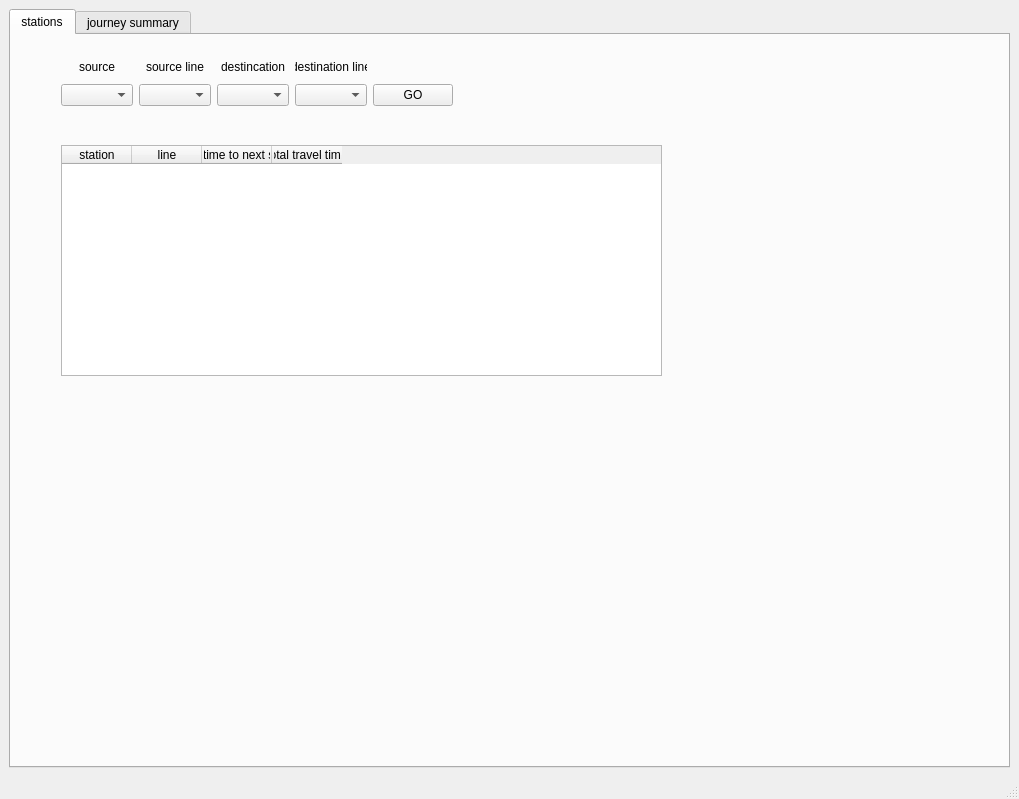
<?xml version="1.0" encoding="UTF-8"?>
<ui version="4.0">
 <class>MainWindow</class>
 <widget class="QMainWindow" name="MainWindow">
  <property name="geometry">
   <rect>
    <x>0</x>
    <y>0</y>
    <width>1019</width>
    <height>799</height>
   </rect>
  </property>
  <property name="windowTitle">
   <string>London Underground tube navigation system</string>
  </property>
  <widget class="QWidget" name="centralwidget">
   <layout class="QVBoxLayout" name="verticalLayout">
    <item>
     <widget class="QTabWidget" name="tabWidget">
      <property name="currentIndex">
       <number>0</number>
      </property>
      <widget class="QWidget" name="tab">
       <attribute name="title">
        <string>stations</string>
       </attribute>
       <widget class="QTableWidget" name="table">
        <property name="geometry">
         <rect>
          <x>50</x>
          <y>110</y>
          <width>601</width>
          <height>231</height>
         </rect>
        </property>
        <property name="sizePolicy">
         <sizepolicy hsizetype="Ignored" vsizetype="Ignored">
          <horstretch>0</horstretch>
          <verstretch>0</verstretch>
         </sizepolicy>
        </property>
        <property name="maximumSize">
         <size>
          <width>601</width>
          <height>231</height>
         </size>
        </property>
        <property name="sizeAdjustPolicy">
         <enum>QAbstractScrollArea::AdjustToContents</enum>
        </property>
        <property name="showGrid">
         <bool>true</bool>
        </property>
        <attribute name="horizontalHeaderCascadingSectionResizes">
         <bool>true</bool>
        </attribute>
        <attribute name="horizontalHeaderDefaultSectionSize">
         <number>70</number>
        </attribute>
        <attribute name="horizontalHeaderStretchLastSection">
         <bool>false</bool>
        </attribute>
        <column>
         <property name="text">
          <string>station</string>
         </property>
        </column>
        <column>
         <property name="text">
          <string>line</string>
         </property>
        </column>
        <column>
         <property name="text">
          <string>travel time to next station</string>
         </property>
        </column>
        <column>
         <property name="text">
          <string>total travel time</string>
         </property>
        </column>
       </widget>
       <widget class="QWidget" name="">
        <property name="geometry">
         <rect>
          <x>50</x>
          <y>20</y>
          <width>377</width>
          <height>51</height>
         </rect>
        </property>
        <layout class="QGridLayout" name="gridLayout">
         <property name="sizeConstraint">
          <enum>QLayout::SetMinAndMaxSize</enum>
         </property>
         <item row="0" column="0">
          <widget class="QLabel" name="label">
           <property name="sizePolicy">
            <sizepolicy hsizetype="Ignored" vsizetype="Ignored">
             <horstretch>0</horstretch>
             <verstretch>0</verstretch>
            </sizepolicy>
           </property>
           <property name="text">
            <string>source</string>
           </property>
           <property name="alignment">
            <set>Qt::AlignCenter</set>
           </property>
          </widget>
         </item>
         <item row="0" column="1">
          <widget class="QLabel" name="label_3">
           <property name="sizePolicy">
            <sizepolicy hsizetype="Ignored" vsizetype="Ignored">
             <horstretch>0</horstretch>
             <verstretch>0</verstretch>
            </sizepolicy>
           </property>
           <property name="text">
            <string>source line</string>
           </property>
           <property name="alignment">
            <set>Qt::AlignCenter</set>
           </property>
          </widget>
         </item>
         <item row="0" column="2">
          <widget class="QLabel" name="label_2">
           <property name="sizePolicy">
            <sizepolicy hsizetype="Ignored" vsizetype="Ignored">
             <horstretch>0</horstretch>
             <verstretch>0</verstretch>
            </sizepolicy>
           </property>
           <property name="text">
            <string>destincation</string>
           </property>
           <property name="alignment">
            <set>Qt::AlignCenter</set>
           </property>
          </widget>
         </item>
         <item row="0" column="3">
          <widget class="QLabel" name="label_4">
           <property name="sizePolicy">
            <sizepolicy hsizetype="Ignored" vsizetype="Ignored">
             <horstretch>0</horstretch>
             <verstretch>0</verstretch>
            </sizepolicy>
           </property>
           <property name="text">
            <string>destination line</string>
           </property>
           <property name="alignment">
            <set>Qt::AlignCenter</set>
           </property>
          </widget>
         </item>
         <item row="1" column="0">
          <widget class="QComboBox" name="travel_from"/>
         </item>
         <item row="1" column="1">
          <widget class="QComboBox" name="source_line"/>
         </item>
         <item row="1" column="2">
          <widget class="QComboBox" name="travel_to"/>
         </item>
         <item row="1" column="3">
          <widget class="QComboBox" name="destination_line"/>
         </item>
         <item row="1" column="4">
          <widget class="QPushButton" name="button">
           <property name="text">
            <string>GO</string>
           </property>
          </widget>
         </item>
        </layout>
       </widget>
      </widget>
      <widget class="QWidget" name="tab_2">
       <attribute name="title">
        <string>journey summary</string>
       </attribute>
       <widget class="QLabel" name="total_time">
        <property name="geometry">
         <rect>
          <x>20</x>
          <y>490</y>
          <width>151</width>
          <height>61</height>
         </rect>
        </property>
        <property name="sizePolicy">
         <sizepolicy hsizetype="Ignored" vsizetype="Ignored">
          <horstretch>0</horstretch>
          <verstretch>0</verstretch>
         </sizepolicy>
        </property>
        <property name="font">
         <font>
          <pointsize>8</pointsize>
          <weight>75</weight>
          <bold>true</bold>
         </font>
        </property>
        <property name="text">
         <string/>
        </property>
       </widget>
       <widget class="QLabel" name="summary">
        <property name="geometry">
         <rect>
          <x>10</x>
          <y>10</y>
          <width>281</width>
          <height>111</height>
         </rect>
        </property>
        <property name="sizePolicy">
         <sizepolicy hsizetype="Ignored" vsizetype="Ignored">
          <horstretch>0</horstretch>
          <verstretch>0</verstretch>
         </sizepolicy>
        </property>
        <property name="font">
         <font>
          <pointsize>8</pointsize>
          <weight>75</weight>
          <bold>true</bold>
         </font>
        </property>
        <property name="text">
         <string/>
        </property>
        <property name="alignment">
         <set>Qt::AlignLeading|Qt::AlignLeft|Qt::AlignTop</set>
        </property>
       </widget>
      </widget>
     </widget>
    </item>
   </layout>
  </widget>
  <widget class="QStatusBar" name="statusbar"/>
 </widget>
 <resources/>
 <connections/>
</ui>
